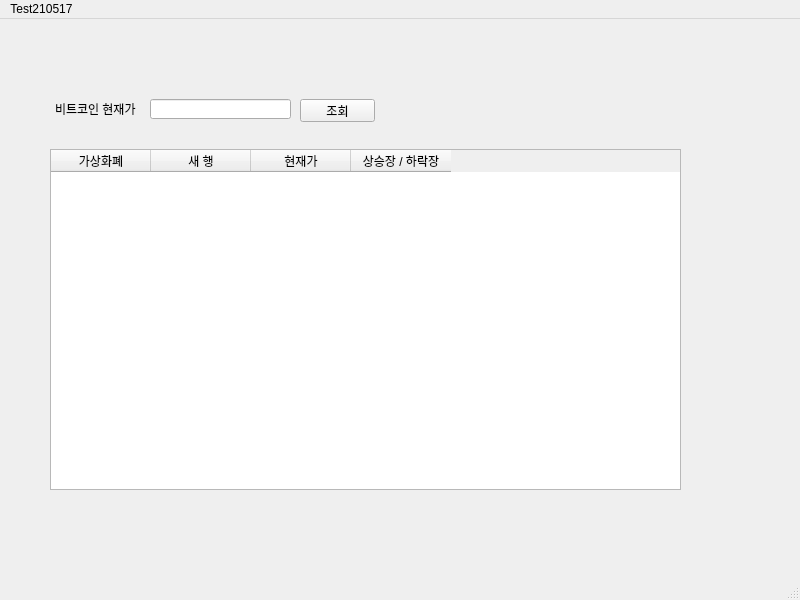
<?xml version="1.0" encoding="UTF-8"?>
<ui version="4.0">
 <class>MainWindow</class>
 <widget class="QMainWindow" name="MainWindow">
  <property name="geometry">
   <rect>
    <x>0</x>
    <y>0</y>
    <width>800</width>
    <height>600</height>
   </rect>
  </property>
  <property name="windowTitle">
   <string>MainWindow</string>
  </property>
  <widget class="QWidget" name="centralwidget">
   <widget class="QLabel" name="label">
    <property name="geometry">
     <rect>
      <x>55</x>
      <y>80</y>
      <width>91</width>
      <height>20</height>
     </rect>
    </property>
    <property name="text">
     <string>비트코인 현재가</string>
    </property>
   </widget>
   <widget class="QLineEdit" name="lineEdit">
    <property name="geometry">
     <rect>
      <x>150</x>
      <y>80</y>
      <width>141</width>
      <height>20</height>
     </rect>
    </property>
   </widget>
   <widget class="QPushButton" name="pushButton">
    <property name="geometry">
     <rect>
      <x>300</x>
      <y>80</y>
      <width>75</width>
      <height>23</height>
     </rect>
    </property>
    <property name="text">
     <string>조회</string>
    </property>
   </widget>
   <widget class="QTableWidget" name="tableWidget">
    <property name="geometry">
     <rect>
      <x>50</x>
      <y>130</y>
      <width>631</width>
      <height>341</height>
     </rect>
    </property>
    <column>
     <property name="text">
      <string>가상화폐</string>
     </property>
    </column>
    <column>
     <property name="text">
      <string>새 행</string>
     </property>
    </column>
    <column>
     <property name="text">
      <string>현재가</string>
     </property>
    </column>
    <column>
     <property name="text">
      <string>상승장 / 하락장</string>
     </property>
    </column>
   </widget>
  </widget>
  <widget class="QMenuBar" name="menubar">
   <property name="geometry">
    <rect>
     <x>0</x>
     <y>0</y>
     <width>800</width>
     <height>21</height>
    </rect>
   </property>
   <widget class="QMenu" name="menuTest210517">
    <property name="title">
     <string>Test210517</string>
    </property>
   </widget>
   <addaction name="menuTest210517"/>
  </widget>
  <widget class="QStatusBar" name="statusbar"/>
 </widget>
 <resources/>
 <connections/>
</ui>
